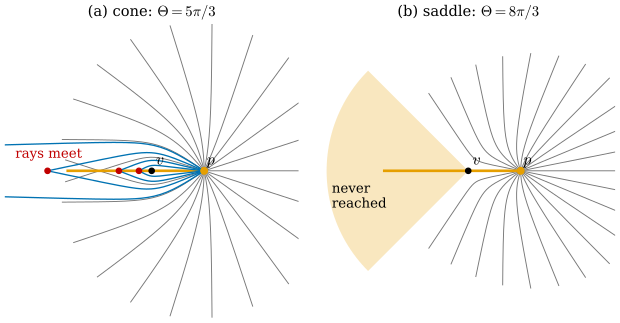

This chart was generated by the following Python code:
"""Figure 44.4.3: the discrete exponential map near a cone vertex and near a saddle vertex (Section 44.4, Propositions 44.4.12 and 44.4.13).

Infinite polyhedral cones with one vertex v: (a) Theta = 5 pi/3 (delta = pi/3), (b) Theta = 8 pi/3 (delta = -2 pi/3);
p at distance 1 from v. Straightest geodesics from p (ch44.cone_ray) leave at angles psi = pi + k pi/12 (k = -11..12,
measured in a planar unfolding around p; psi = pi aims at v) and have length 2.6. Drawing: polar coordinates (r, alpha)
at v with the angle alpha mapped to 2 pi alpha / Theta (schematic angles, as in Figure 44.2.3). Thin gray: rays;
orange: the ray through v (it leaves with equal angles Theta/2); red dots in (a): the meeting points of the pairs
psi = pi -+ beta, beta = 0.1, 0.2, 0.35, 0.5 (ch44.cone_meeting_point), all on the ray alpha = Theta/2; orange wedge in
(b): the sector pi < alpha < Theta - pi that no ray except the orange one enters.
Self-checks: in (a) each pair meets at the same point of the cone with the same length; in (b) no ray other than the
one through v has |alpha| >= pi.

Run from the project root: PYTHONPATH=tools python3 chapters/44-discrete-geodesics/figures/fig-44-4-3-exp-cone-saddle.py
"""

import pathlib
import sys

import dgfig

dgfig.setup()
import matplotlib.pyplot as plt  # noqa: E402
import numpy as np  # noqa: E402

sys.path.insert(0, str(pathlib.Path(__file__).resolve().parents[1] / "lib"))
import ch44  # noqa: E402

col = dgfig.COLORS
fig, axes = plt.subplots(1, 2, figsize=(6.6, 3.4))
L = 2.6
for ax, Theta, lab in zip(axes, (5 * np.pi / 3, 8 * np.pi / 3), ("(a) cone", "(b) saddle")):
    delta = 2 * np.pi - Theta
    draw = lambda r, a: (r * np.cos(2 * np.pi * a / Theta), r * np.sin(2 * np.pi * a / Theta))  # noqa: E731
    if Theta > 2 * np.pi:
        aa = np.linspace(np.pi, Theta - np.pi, 50)
        X, Y = draw(2.7 + 0 * aa, aa)
        ax.fill(np.concatenate([[0], X, [0]]), np.concatenate([[0], Y, [0]]), color=col["accent"], alpha=0.25, lw=0)
    for k in range(-11, 13):
        psi = np.pi + k * np.pi / 12
        r, a = ch44.cone_ray(psi, Theta, L)
        if k == 0:
            continue
        if Theta > 2 * np.pi:
            assert np.abs(a).max() < np.pi
        ax.plot(*draw(r, a), color=col["aux"], lw=0.7)
    r, a = ch44.cone_ray(np.pi, Theta, L)
    ax.plot(*draw(r, a), color=col["accent"], lw=2.0)
    if Theta < 2 * np.pi:
        for beta in (0.1, 0.2, 0.35, 0.5):
            t, s = ch44.cone_meeting_point(beta, delta)
            p1 = np.array([1 + t * np.cos(np.pi - beta), t * np.sin(np.pi - beta)])
            p2 = np.array([1 + t * np.cos(np.pi + beta), t * np.sin(np.pi + beta)])
            a1, a2 = np.arctan2(p1[1], p1[0]), np.arctan2(p2[1], p2[0])
            assert abs(np.linalg.norm(p1) - s) < 1e-12 and abs(np.linalg.norm(p2) - s) < 1e-12
            assert abs(((a1 - a2) % Theta)) < 1e-9 or abs(((a1 - a2) % Theta) - Theta) < 1e-9
            for psi in (np.pi - beta, np.pi + beta):
                rr, al = ch44.cone_ray(psi, Theta, t)
                ax.plot(*draw(rr, al), color=col["tangent"], lw=1.0)
            ax.plot(*draw(s, Theta / 2), "o", color="#C00000", ms=4, zorder=5)
        ax.text(-2.6, 0.25, "rays meet", fontsize=10, color="#C00000")
    else:
        ax.text(-2.6, -0.7, "never\nreached", fontsize=10, color=col["main"])
    ax.plot(0, 0, "o", color=col["main"], ms=4, zorder=6)
    ax.text(0.08, 0.12, r"$v$", fontsize=12)
    ax.plot(1, 0, "o", color=col["accent"], ms=5, zorder=6)
    ax.text(1.05, 0.12, r"$p$", fontsize=12)
    ax.set_aspect("equal")
    ax.set_xlim(-2.8, 2.8)
    ax.set_ylim(-2.8, 2.8)
    ax.set_axis_off()
    th = r"5\pi/3" if Theta < 2 * np.pi else r"8\pi/3"
    ax.set_title(f"{lab}: $\\Theta = {th}$", fontsize=11)
fig.subplots_adjust(left=0.01, right=0.99, top=0.91, bottom=0.01, wspace=0.04)
dgfig.save(fig, __file__)
